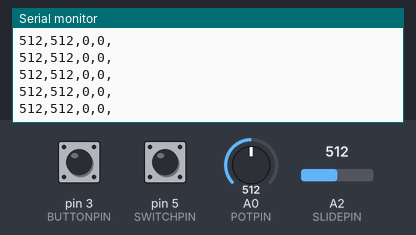
A sketch run on a simulated Arduino Uno, built with avr-gcc and run on an emulated ATmega328P. On the bench: the last lines printed to the serial monitor. The inputs (shaded band) are chosen by the test bench; at power-on: A0 (POTPIN) = 512, A2 (SLIDEPIN) = 512, pin 3 (BUTTONPIN) HIGH, pin 5 (SWITCHPIN) HIGH.

Above: at 1.2 s.
1.3 s: A0 (POTPIN) set to 110
At 2.2 s:
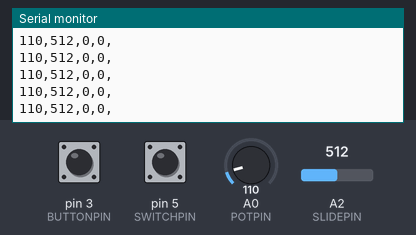
4.3 s: A0 (POTPIN) set to 95
At 5.4 s:
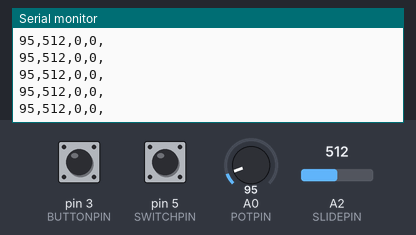
5.8 s: A2 (SLIDEPIN) set to 981
At 6.4 s:
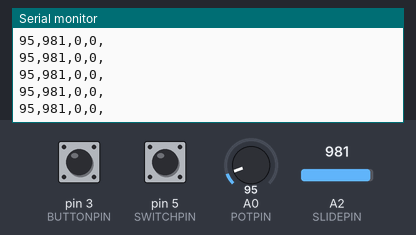
7.3 s: A2 (SLIDEPIN) set to 1015
At 8.0 s:
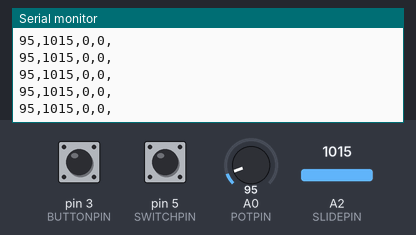
Timing chart, 0 to 10.3 s (numbered marks = the images above; inputs shaded):
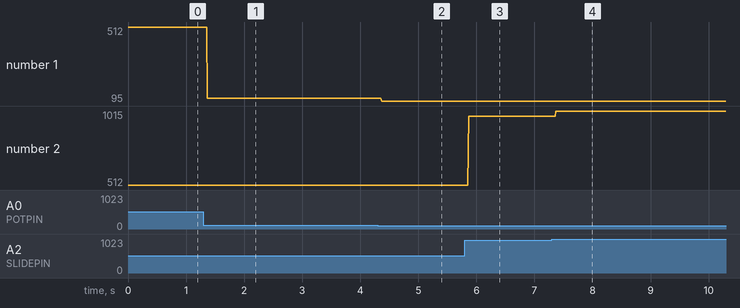

The sketch:

send_two_pots_and_a_button.ino
```cpp
const int POTPIN = A0;
const int SLIDEPIN = A2;
const int BUTTONPIN = 3;
const int SWITCHPIN = 5;


void setup() {
  pinMode(POTPIN, INPUT);
  pinMode(SLIDEPIN, INPUT);
  pinMode(BUTTONPIN, INPUT_PULLUP);
  pinMode(SWITCHPIN, INPUT_PULLUP);
  Serial.begin(9600);
}

void loop() {
  Serial.print(analogRead(POTPIN));
  Serial.print(",");
  Serial.print(analogRead(SLIDEPIN));
  Serial.print(",");
  Serial.print(!digitalRead(BUTTONPIN));
  Serial.print(",");
  Serial.print(!digitalRead(SWITCHPIN));
  Serial.println(",");
  delay(10);
}
```

Measured:
- after the input at 1.3 s, the serial monitor: prints a new line after 0.07 s (image 1)
- after the input at 4.3 s, the serial monitor: prints a new line after 0.07 s (image 2)
- after the input at 5.8 s, the serial monitor: prints a new line after 0.07 s (image 3)
- after the input at 7.3 s, the serial monitor: prints a new line after 0.07 s (image 4)
- plotted number 1: 512 → 110 after the input at 1.3 s, 110 → 95 after the input at 4.3 s
- plotted number 2: 512 → 981 after the input at 5.8 s, 981 → 1015 after the input at 7.3 s
